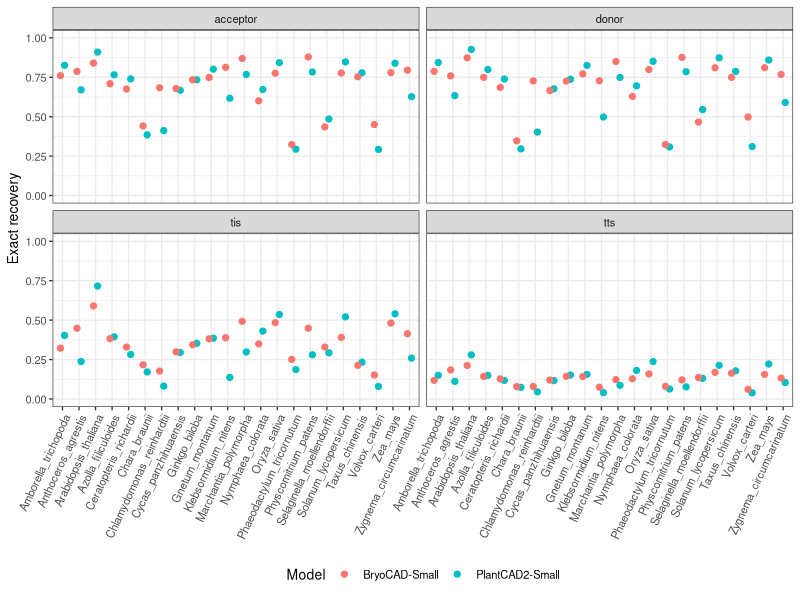
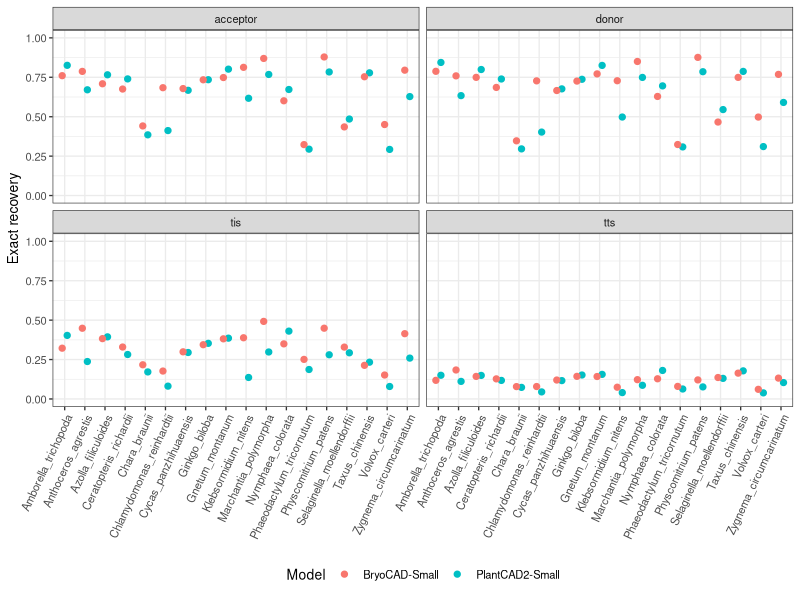
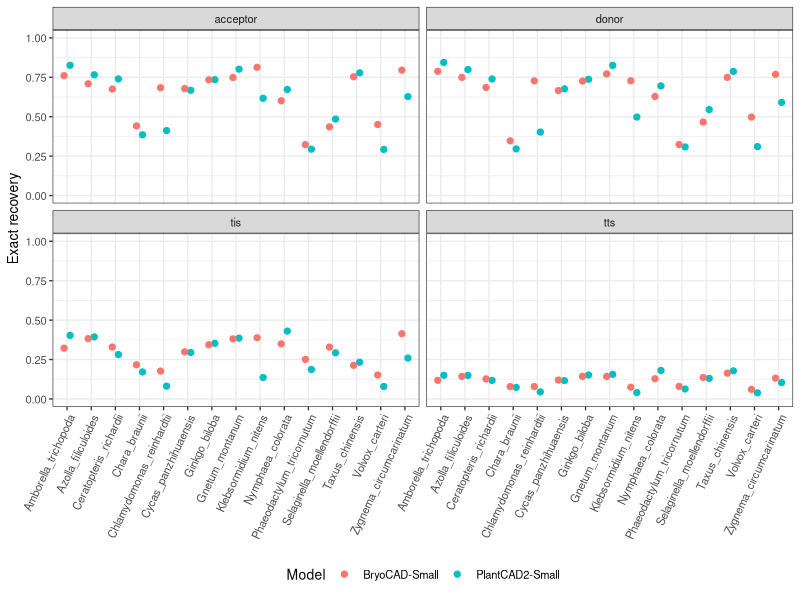

The R script that drew these images, in order:
#!/usr/bin/env Rscript
# Run from repository root. Plots observed values only; no significance tests.
suppressPackageStartupMessages({library(ggplot2); library(dplyr); library(readr)})
d <- read_csv('figures/source_data/lineage_transfer/combined_exact_recovery.csv', show_col_types=FALSE)
stopifnot(all(is.finite(d$Exact_recovery)), all(d$Exact_recovery>=0 & d$Exact_recovery<=1))
dir.create('results/lineage_transfer', recursive=TRUE, showWarnings=FALSE)
p <- ggplot(d,aes(x=Species,y=Exact_recovery,colour=Model)) +
  geom_point(position=position_dodge(width=.5),size=1.8) + facet_wrap(~Task,ncol=2) +
  scale_y_continuous(limits=c(0,1)) + labs(x=NULL,y='Exact recovery') +
  theme_bw(base_size=10) + theme(axis.text.x=element_text(angle=65,hjust=1),legend.position='bottom')
ggsave('results/lineage_transfer/22_species_overview.pdf',p,width=15,height=9)
# The 18-species analysis excludes the four model angiosperms only.
excluded <- c('A_thaliana_Araport11','S_lycopersicum_ITAG4','O_sativa_MSU7','Z_mays_APGv4',
              'Arabidopsis_thaliana','Solanum_lycopersicum','Oryza_sativa','Zea_mays')
extension <- filter(d,!Species %in% excluded)
if(n_distinct(extension$Species)!=18) stop('Species identifiers did not yield the intended 18-species subset; inspect labels.')
write_tsv(extension,'results/lineage_transfer/18_species_values.tsv')
ggsave('results/lineage_transfer/18_species_overview.pdf',p %+% extension,width=14,height=9)
# Current main Figure 6 excludes all seven model organisms, leaving 15 species.
bryophytes <- c('Anthoceros_agrestis','Marchantia_polymorpha','Physcomitrium_patens',
                'A_agrestis_v10','M_polymorpha_v61','P_patens_v33')
main_extension <- filter(extension,!Species %in% bryophytes)
if(n_distinct(main_extension$Species)!=15) stop('Expected 15 additional species for current Figure 6')
write_tsv(main_extension,'results/lineage_transfer/15_species_Figure6_values.tsv')
ggsave('results/lineage_transfer/15_species_Figure6_overview.pdf',p %+% main_extension,width=13,height=9)
